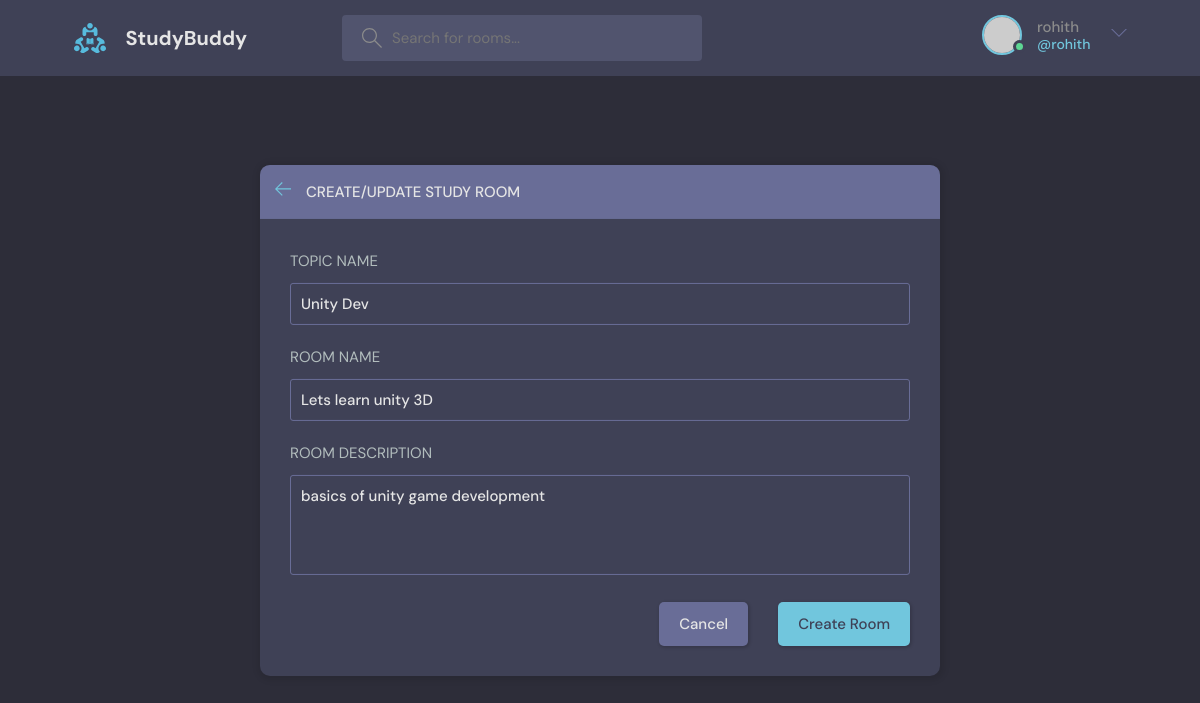
Screenshot of /update_room/1 (signed in) with the database file from the repository.
### base/models.py (models this page shows, shortened)
class project(models.Model):
    host=models.ForeignKey(User,on_delete=models.SET_NULL,null=True)
    topic=models.ForeignKey(Topic,on_delete=models.SET_NULL,null=True)
    name=models.CharField(max_length=200)
    description=models.TextField(null=True,blank=True)
    participants=models.ManyToManyField(User,related_name='participants',blank=True)
    update=models.DateTimeField(auto_now=True)
    created=models.DateTimeField(auto_now_add=True)

class Topic(models.Model):
    name=models.CharField(max_length=200)

### base/views.py (the view, shortened to what this page needs)
# urls.py: path('update_room/<str:pk>',views.update_room,name="update_room"),
@login_required(login_url='login')
def update_room(request,pk):#to know what room we are updating
        room=project.objects.get(id=pk)
        forms=Project_form(instance=room)
        topics=Topic.objects.all()
        if request.user!=room.host:
            return HttpResponse('Restricted!!')
        cdata={'form':forms,'topics':topics,'room':room}
        return render(request,'base/room_form.html',cdata)

### base/forms.py
class Project_form(ModelForm):
    class Meta:
        fields='__all__'
        model=project
        exclude=['host','participants']

### base/templates/base/room_form.html (shortened to what this page needs)
{% extends "main.html" %}
{% block content %}
  <main class="create-room layout">
    <div class="container">
      <div class="layout__box">
        <div class="layout__boxHeader">
          <div class="layout__boxTitle">
            <a href="{% url 'home' %}">
              <svg version="1.1" xmlns="http://www.w3.org/2000/svg" width="32" height="32" viewBox="0 0 32 32">
                <title>arrow-left</title>
                <path
                  d="M13.723 2.286l-13.723 13.714 13.719 13.714 1.616-1.611-10.96-10.96h27.625v-2.286h-27.625l10.965-10.965-1.616-1.607z">
                </path>
              </svg>
            </a>
            <h3>Create/Update Study Room</h3>
          </div>
        </div>
        <div class="layout__body">
          <form class="form" action="" method="POST">
            <div class="form__group">
              <label for="room_topic">TOPIC NAME</label>
               <input required type='text' value="{{room.topic.name}}" name='topic' list='topic-list'/>
            </div>
            <div class="form__group">
              <label for="room_name">ROOM NAME</label>
              {{form.name}}
            </div>
            <div class="form__group">
              <label for="room_name">ROOM DESCRIPTION</label>
              {{form.description}}
            </div>
            <div class="form__action">
              <a class="btn btn--dark" href="index.html">Cancel</a>
              <button class="btn btn--main" type="submit">Create Room</button>
            </div>
          </form>
        </div>
      </div>
    </div>
  </main>
{% endblock %}

### templates/nav.html (shortened to what this page needs)
{% load static %}
<header class="header header--loggedIn">
  <div class="container">
    <a href="{% url 'home' %}" class="header__logo">
      <img src="{% static 'images/logo.svg'%}" />
      <h1>StudyBuddy</h1>
    </a>
    <form class="header__search" method="GET" action="{% url 'home' %}">
      <label>
        <input name="q" placeholder="Search for rooms..." />
      </label>
    </form>
    <nav class="header__menu">
      {% if request.user.is_authenticated %}
      <div class="header__user">
        <a href="{% url 'user-profile' request.user.id %}">
          <div class="avatar avatar--medium active">
            <img src="https://randomuser.me/api/portraits/men/37.jpg" />
          </div>
          <p>{{request.user}} <span>@{{request.user}}</span></p>
        </a>
        <button class="dropdown-button">
          <svg version="1.1" xmlns="http://www.w3.org/2000/svg" width="32" height="32" viewBox="0 0 32 32">
            <title>chevron-down</title>
            <path d="M16 21l-13-13h-3l16 16 16-16h-3l-13 13z"></path>
          </svg>
        </button>
      </div>
      {% else %}
      <a href="{% url 'login' %}">
        <img src="{% static 'images/avatar.svg'%}" />
        <p>Login</p>
      </a>
      {% endif %}
    </nav>
  </div>
</header>

### rows the page displays
project: topic "Unity Dev", name "Lets learn unity 3D", description "basics of unity game development"

### other values shown
{{ request.user }} "rohith"
